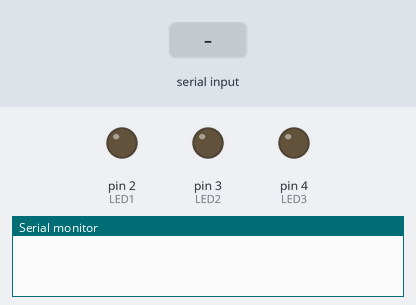
A sketch run on a simulated Arduino Uno, built with avr-gcc and run on an emulated ATmega328P. Shown: output pins drawn as LEDs (lit = HIGH), the last lines printed to the serial monitor. Inputs (shaded band) come from the test bench.

Above: at 1.2 s.
1.3 s: "A\n" received over Serial
At 1.9 s:
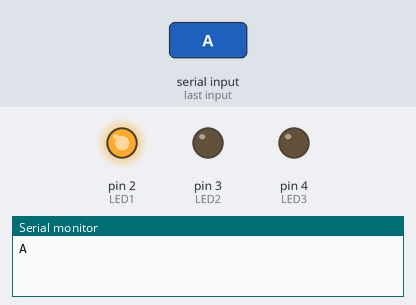
2.8 s: byte 67 ('C') received over Serial
At 4.0 s:
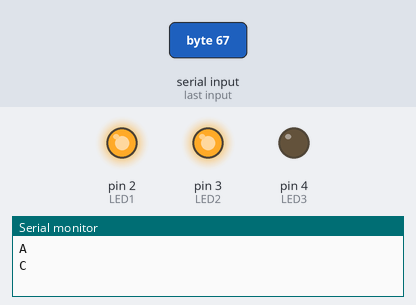
4.3 s: byte 66 ('B') received over Serial
At 5.3 s:
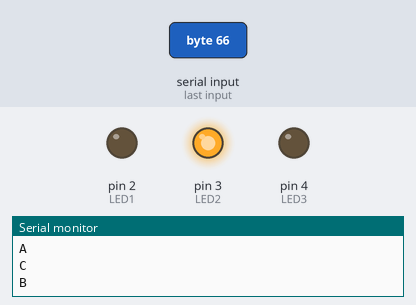
5.8 s: byte 69 ('E') received over Serial
At 6.5 s:
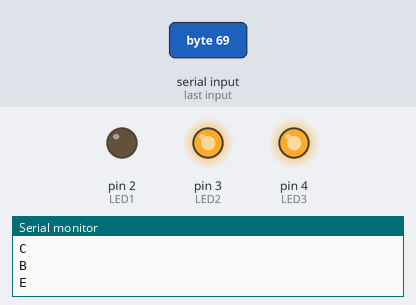
7.3 s: byte 68 ('D') received over Serial
At 7.6 s:
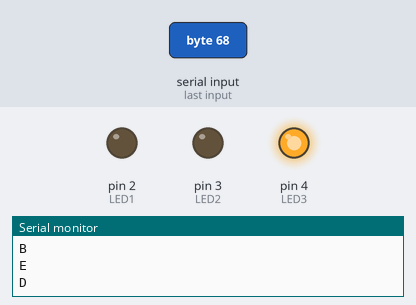
8.8 s: byte 71 ('G') received over Serial
At 10.0 s:
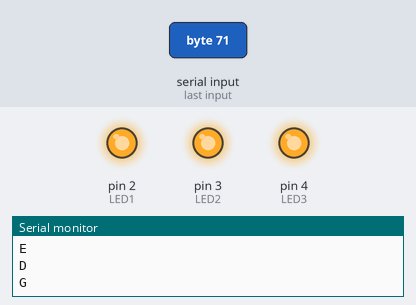
Timing chart, 0 to 11.3 s (numbered marks = the images above; inputs shaded):
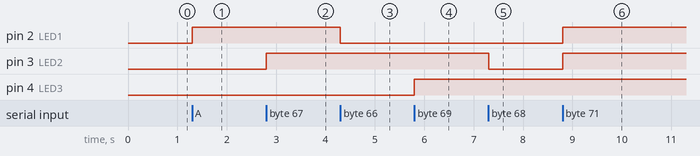

Measured:
- after the input at 1.3 s, pin 2 (LED1): LOW → HIGH at once
- after the input at 2.8 s, pin 3 (LED2): LOW → HIGH at once
- after the input at 4.3 s, pin 2 (LED1): HIGH → LOW at once
- after the input at 5.8 s, pin 4 (LED3): LOW → HIGH at once
- after the input at 7.3 s, pin 3 (LED2): HIGH → LOW at once
- after the input at 8.8 s, pin 2 (LED1), pin 3 (LED2): LOW → HIGH at once

The sketch:

SarahCODE.ino
```cpp
char NONE = 0;
int LED1 = 2;
int LED2 = 3;
int LED3 = 4;
void LED1On(){
digitalWrite (LED1, HIGH);
}
void LED1Off(){
digitalWrite (LED1, LOW);
}
void LED2On(){
digitalWrite (LED2, HIGH);
}
void LED2Off(){
digitalWrite (LED2, LOW);
}
void LED3On(){
digitalWrite (LED3, HIGH);
}
void LED3Off(){
digitalWrite (LED3, LOW);
}
void allon() {
digitalWrite (LED1, HIGH);
digitalWrite (LED2, HIGH);
digitalWrite (LED3, HIGH);
}
void alloff() {
digitalWrite (LED1, LOW);
digitalWrite (LED2, LOW);
digitalWrite (LED3, LOW);
}
void setup() {
Serial.begin(9600);
pinMode(LED1, OUTPUT);
pinMode(LED2, OUTPUT);
pinMode(LED3, OUTPUT);
}
void loop() {
if(Serial.available() > 0)
{
NONE = Serial.read();
Serial.print(NONE);
Serial.print("\n");
if(NONE == 'A')
LED1On();

else if(NONE == 'B')
LED1Off();

if(NONE == 'C')
LED2On();
else if(NONE == 'D')
LED2Off();
if(NONE == 'E')
LED3On();
else if(NONE == 'F')
LED3Off();
else if(NONE == 'G')
allon();
else if(NONE == 'H')
alloff();
}
}
```
